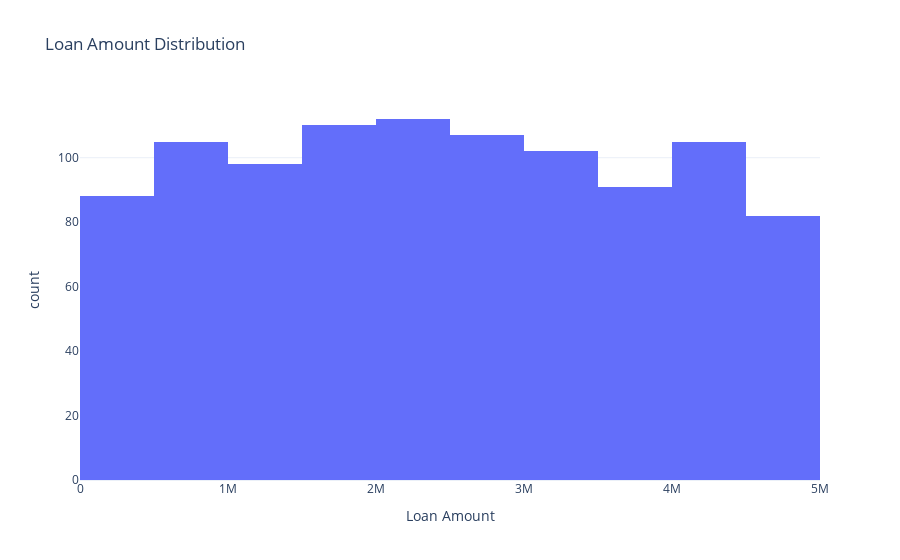

This figure's notebook cell:
### Markdown cell above
Distribution of the loan amount in the data

### Code cell
loan_amount_fig = px.histogram(data, x='Loan Amount', nbins=20, title='Loan Amount Distribution')
loan_amount_fig.show()

### Figure 1 — Plotly figure (JSON) as saved in the notebook; plotly's stock layout.template omitted (floating-point values rounded to 4 significant figures; data arrays with more than 128 entries replaced by an {"elided": "..."} marker saying what was removed)
{"data": [{"alignmentgroup": "True", "bingroup": "x", "hovertemplate": "Loan Amount=%{x}<br>count=%{y}<extra></extra>", "legendgroup": "", "marker": {"color": "#636efa", "pattern": {"shape": ""}}, "name": "", "nbinsx": 20, "offsetgroup": "", "orientation": "v", "showlegend": false, "type": "histogram", "x": {"elided": "1000 int values"}, "xaxis": "x", "yaxis": "y"}], "layout": {"barmode": "relative", "legend": {"tracegroupgap": 0}, "title": {"text": "Loan Amount Distribution"}, "xaxis": {"anchor": "y", "domain": [0, 1], "title": {"text": "Loan Amount"}}, "yaxis": {"anchor": "x", "domain": [0, 1], "title": {"text": "count"}}}}
